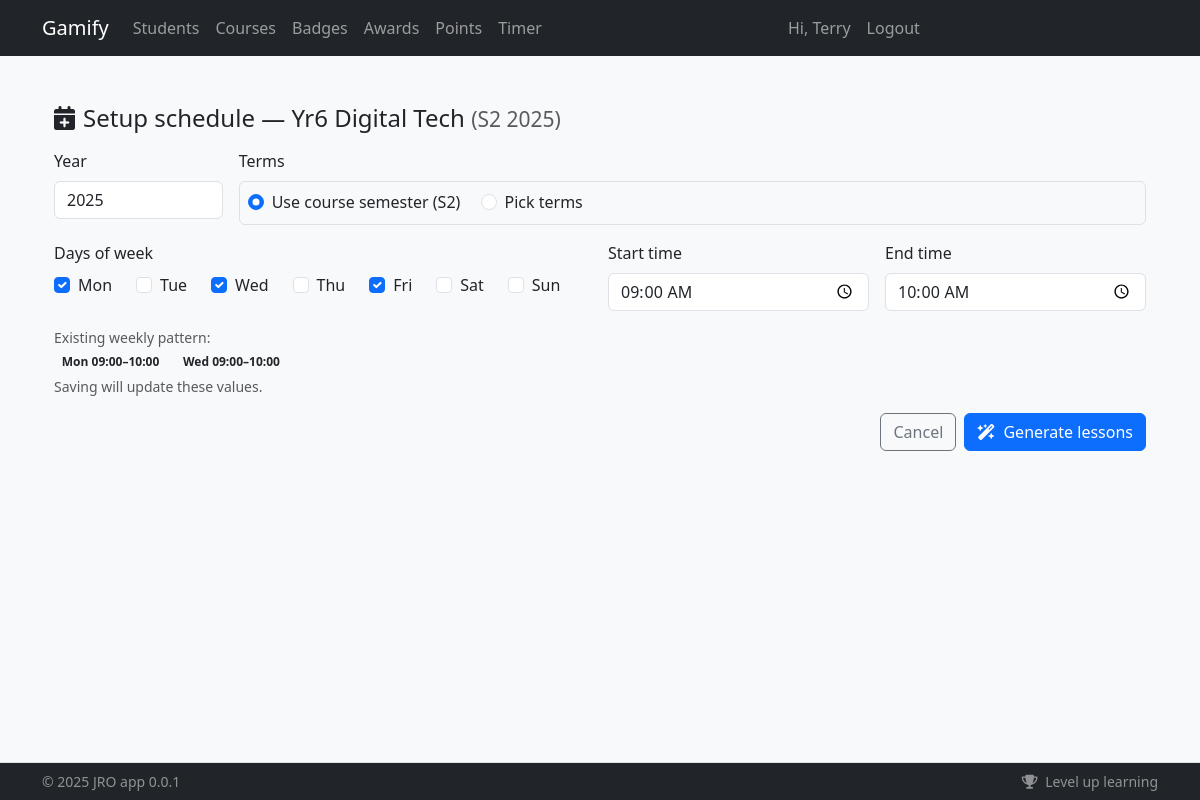
/courses/1/schedule/setup (signed in), run on the app's committed database.
### app/models/user.py (models this page shows, shortened)
class User(db.Model):
    __tablename__ = "users"
    id = db.Column(db.Integer, primary_key=True)
    student_code = db.Column(db.String(32), unique=True, nullable=True)
    email = db.Column(db.String(255), unique=True, nullable=False, index=True)
    first_name = db.Column(db.String(100), nullable=False)
    last_name = db.Column(db.String(100), nullable=False)
    password_hash = db.Column(db.String(255), nullable=False)
    registered_method = db.Column(db.String(20), nullable=False, default="site")  # site|bulk
    created_at = db.Column(db.DateTime, default=lambda: datetime.now(timezone.utc))
    avatar = db.Column(db.String(255), nullable=True)
    is_active = db.Column(db.Boolean, default=True, nullable=False)
    issued_badges = db.relationship(
        "Badge",
        backref="creator",
        lazy=True,
        foreign_keys="Badge.created_by_id",
    )
    attendances = db.relationship(
        "Attendance",
        foreign_keys="Attendance.student_id",
        back_populates="student",
        cascade="all, delete-orphan",
    )
    marked_attendances = db.relationship(
        "Attendance",
        foreign_keys="Attendance.marked_by_user_id",
        back_populates="marked_by",
    )
    roles = db.relationship("Role", secondary="user_roles", backref="users")
    groups = db.relationship("Group", secondary="user_groups", backref="users")
    @property
    def role(self):
        """Returns the user's primary role name."""
        if self.roles:
            return self.roles[0].name
        return "student"

### app/models/course.py (models this page shows)
class Course(db.Model):
    __tablename__ = "courses"
    id = db.Column(db.Integer, primary_key=True)
    name = db.Column(db.String(200), nullable=False)
    semester = db.Column(db.String(20), nullable=False)  # "S1" | "S2" | "FULL"
    year = db.Column(db.Integer, nullable=False)
    created_at = db.Column(db.DateTime, default=lambda: datetime.now(timezone.utc))
    students = db.relationship("User", secondary=Enrollment, backref="courses", lazy="dynamic")
    __table_args__ = (
        db.UniqueConstraint("name", "semester", "year", name="uq_course_term"),
        db.Index("ix_course_term", "year", "semester"),
        db.Index("ix_course_created_at", "created_at"),
    )

### app/models/schedule.py (models this page shows)
class WeeklyPattern(db.Model):
    __tablename__ = "weekly_patterns"
    id = db.Column(db.Integer, primary_key=True)
    course_id = db.Column(db.Integer, db.ForeignKey("courses.id"), nullable=False)
    day_of_week = db.Column(db.Integer, nullable=False)  # Monday=0..Sunday=6
    start_time = db.Column(db.Time)  # optional
    end_time = db.Column(db.Time)
    room = db.Column(db.String(64))
    is_active = db.Column(db.Boolean, default=True)
    course = db.relationship("Course", backref=db.backref("schedules", cascade="all, delete-orphan"))
    __table_args__ = (
        db.UniqueConstraint("course_id", "day_of_week", name="uq_course_day"),
        db.CheckConstraint("day_of_week BETWEEN 0 AND 6", name="ck_valid_dow"),
    )

### app/routers/schedule/routes.py (the view)
@router.get("/{course_id}/schedule/setup", response_class=HTMLResponse, name="schedule.schedule_setup")
def schedule_setup_form(
    course_id: int,
    request: Request,
    current_user: User | AnonymousUser = Depends(require_user),
    session: Session = Depends(get_db),
):
    course = session.get(Course, course_id)
    if not course:
        raise HTTPException(status_code=404, detail="Course not found")
    default_year = course.year
    default_terms = SEMESTER_TO_TERMS.get(course.semester, [1, 2, 3, 4])
    patterns = (session.query(WeeklyPattern)
                .filter_by(course_id=course.id, is_active=True)
                .order_by(WeeklyPattern.day_of_week.asc()).all())
    return render_template("schedule/setup.html",
                           {
                               "request": request,
                               "course": course,
                               "default_year": default_year,
                               "default_terms": default_terms,
                               "patterns": patterns,
                               "current_user": current_user,
                           })

### app/templates/schedule/setup.html (shortened to what this page needs)
{% extends "base.html" %}
{% block content %}
<div class="container py-4">
  <h1 class="h4 mb-3">
    <i class="fa-solid fa-calendar-plus me-2"></i>Setup schedule — {{ course.name }}
    <span class="text-muted small">({{ course.semester }} {{ course.year }})</span>
  </h1>
  <form method="post">
    <div class="row g-3">
      <div class="col-md-2">
        <label class="form-label">Year</label>
        <input type="number" class="form-control" name="year" value="{{ default_year }}" min="2000" max="2100" required>
      </div>
      <div class="col-md-10">
        <label class="form-label">Terms</label>
        <div class="border rounded p-2">
          <div class="form-check form-check-inline">
            <input class="form-check-input" type="radio" name="term_mode" id="modeSem" value="use_semester" checked>
            <label class="form-check-label" for="modeSem">Use course semester ({{ course.semester }})</label>
          </div>
          <div class="form-check form-check-inline">
            <input class="form-check-input" type="radio" name="term_mode" id="modePick" value="pick_terms">
            <label class="form-check-label" for="modePick">Pick terms</label>
          </div>
        </div>
      </div>
      <div class="col-md-6">
        <label class="form-label">Days of week</label>
        <div class="d-flex flex-wrap gap-2">
          {% set DAYS=[(0,'Mon'),(1,'Tue'),(2,'Wed'),(3,'Thu'),(4,'Fri'),(5,'Sat'),(6,'Sun')] %}
          {% for val,label in DAYS %}
            <div class="form-check form-check-inline">
              <input class="form-check-input" type="checkbox" name="days" value="{{ val }}" id="d{{ val }}"
                {{ 'checked' if val in [0,2,4] else '' }}>
              <label class="form-check-label" for="d{{ val }}">{{ label }}</label>
            </div>
          {% endfor %}
        </div>
      </div>
      <div class="col-md-3">
        <label class="form-label">Start time</label>
        <input type="time" class="form-control" name="start_time" value="09:00" step="300">
      </div>
      <div class="col-md-3">
        <label class="form-label">End time</label>
        <input type="time" class="form-control" name="end_time" value="10:00" step="300">
      </div>
    </div>
    {% if patterns and patterns|length %}
      <div class="mt-3">
        <div class="small text-muted mb-1">Existing weekly pattern:</div>
        <div class="d-flex flex-wrap gap-2">
          {% set D = ['Mon','Tue','Wed','Thu','Fri','Sat','Sun'] %}
          {% for p in patterns %}
            <span class="badge bg-light text-body">
              {{ D[p.day_of_week] }} {{ p.start_time.strftime("%H:%M") if p.start_time }}–{{ p.end_time.strftime("%H:%M") if p.end_time }}
            </span>
          {% endfor %}
        </div>
        <div class="form-text">Saving will update these values.</div>
      </div>
    {% endif %}
    <div class="mt-3 d-flex justify-content-end gap-2">
      <a class="btn btn-outline-secondary" href="{{ url_for('schedule.course_schedule', course_id=course.id) }}">Cancel</a>
      <button class="btn btn-primary" type="submit">
        <i class="fa-solid fa-wand-magic-sparkles me-1"></i> Generate lessons
      </button>
    </div>
  </form>
</div>
{% endblock %}

### app/templates/base.html (shortened to what this page needs)
<!doctype html>
<html lang="en">
  <head>
    <link href="https://cdn.jsdelivr.net/npm/bootstrap@5.3.3/dist/css/bootstrap.min.css" rel="stylesheet">
    <link href="https://cdnjs.cloudflare.com/ajax/libs/font-awesome/6.5.2/css/all.min.css" rel="stylesheet">
    <link rel="stylesheet" href="{{ url_for('static', filename='css/main.css') }}">
    {% from "_macros.html" import csrf %}
  </head>
  <body class="bg-light">
    <nav class="navbar navbar-expand-lg navbar-dark bg-dark">
      <div class="container">
        <a class="navbar-brand" href="/">Gamify</a>
        <div class="collapse navbar-collapse" id="nav">
          <ul class="navbar-nav me-auto">
            <li class="nav-item"><a class="nav-link" href="/students/">Students</a></li>
            <li class="nav-item"><a class="nav-link" href="/courses/">Courses</a></li>
            <li class="nav-item"><a class="nav-link" href="/badges/">Badges</a></li>
            <li class="nav-item"><a class="nav-link" href="/awards/">Awards</a></li>
            <li class="nav-item"><a class="nav-link" href="/points/adjust">Points</a></li>
            <li class="nav-item"><a class="nav-link" href="/timer">Timer</a></li>
          </ul>
          <ul class="navbar-nav me-auto">
            {% if current_user.is_authenticated %}
              <li class="nav-item"><span class="nav-link">Hi, {{ current_user.first_name }}</span></li>
              <li class="nav-item"><a class="nav-link btn-lilo" href="/auth/logout">Logout</a></li>
            {% else %}
              <li class="nav-item"><a class="nav-link" href="/auth/login">Login</a></li>
            {% endif %}
          </ul>
        </div>
      </div>
    </nav>
    <main class="container py-4">
      {% block content %}{% endblock %}
    </main>
    <footer id="app-footer" class="app-footer fixed-bottom bg-dark text-white-50 border-top">
      <div class="container py-2 d-flex flex-wrap justify-content-between small">
        <span>&copy; {{ 2025 }} {{config.AUTHOR}} {{config.APP_NAME}} {{config.APP_VERSION}}</span>
        <span>
          <i class="fa fa-trophy me-1"></i> Level up learning
        </span>
      </div>
    </footer>
  </body>
</html>

### app/templates/base.html (style rules this page uses)
main { padding-bottom: 80px; }
.app-footer { z-index: 1030; }

### data on the page
User: first_name "Terry"
Course: name "Yr6 Digital Tech", semester "S2", year "2025"
WeeklyPattern: day_of_week "Mon", start_time "09:00", end_time "10:00"
WeeklyPattern: day_of_week "Wed", start_time "09:00", end_time "10:00"

### other printed values
{{ label }} "Mon" "Tue" "Wed" "Thu" "Fri" "Sat" "Sun"
{{ 2025 }} "2025"
{{ config.AUTHOR }} "JRO"
{{ config.APP_NAME }} "app"
{{ config.APP_VERSION }} "0.0.1"
